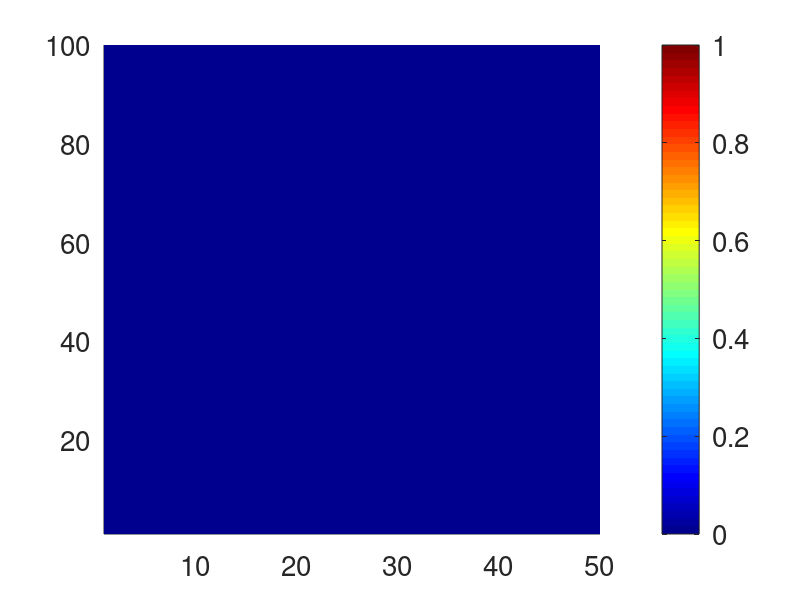

Write MATLAB code to recreate this figure.
clear
clc
close all

k = 99;
t = 402;
n = 100;
m = 50;
fsm_data = zeros(n,m);
fsm_data_vacc = fsm_data;

for i=0:k
	fileTitle = strcat('../virus_spatial_',int2str(i));
	fileTitle = strcat(fileTitle,'_','turn',int2str(t),'.dat');
	if(exist(fileTitle))
		current = load(fileTitle);
		fsm_data += current/k;
	endif
endfor

figure(1,'position',[0,0,1000,500]);
hold on;
image(fsm_data)
h = colorbar();
colormap('jet')
axis([1 m 1 n])
set(gca(),'fontsize',20)
set(h,'fontsize',20)
